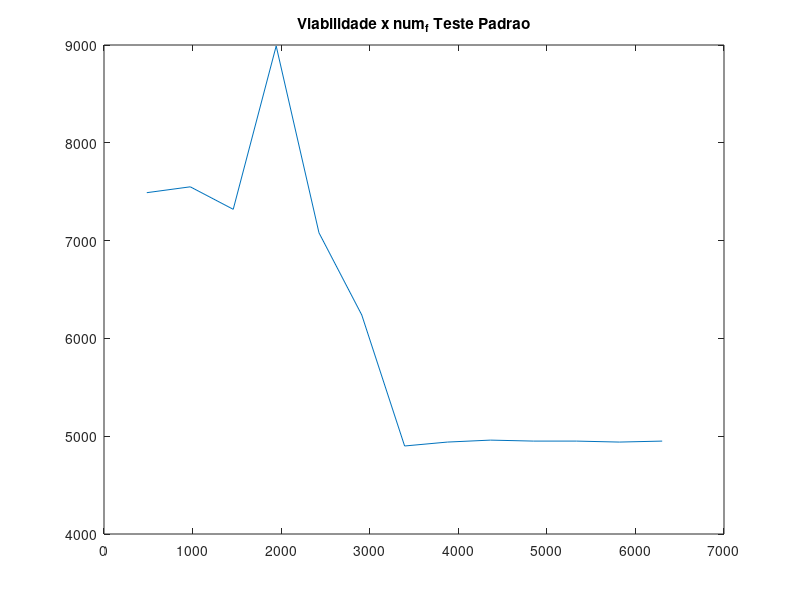

Write the MATLAB code that produced this figure.
%%
clc
clear all
close all

fcount_a = [
    483
    974
    1459
    1944
    2427
    2910
    3394
    3877
    4363
    4851
    5335
    5818
    6302
];

feas_a = [
    7.49E+03
    7.55E+03
    7.32E+03
    8.99E+03
    7.08E+03
    6.24E+03
    4.90E+03
    4.94E+03
    4.96E+03
    4.95E+03
    4.95E+03
    4.94E+03
    4.95E+03
];



plot(fcount_a, feas_a)
%hold on 
%plot(fcount_b, feas_b)
%plot(fcount_c, feas_c)

title ('Viabilidade x num_f Teste Padrao')
